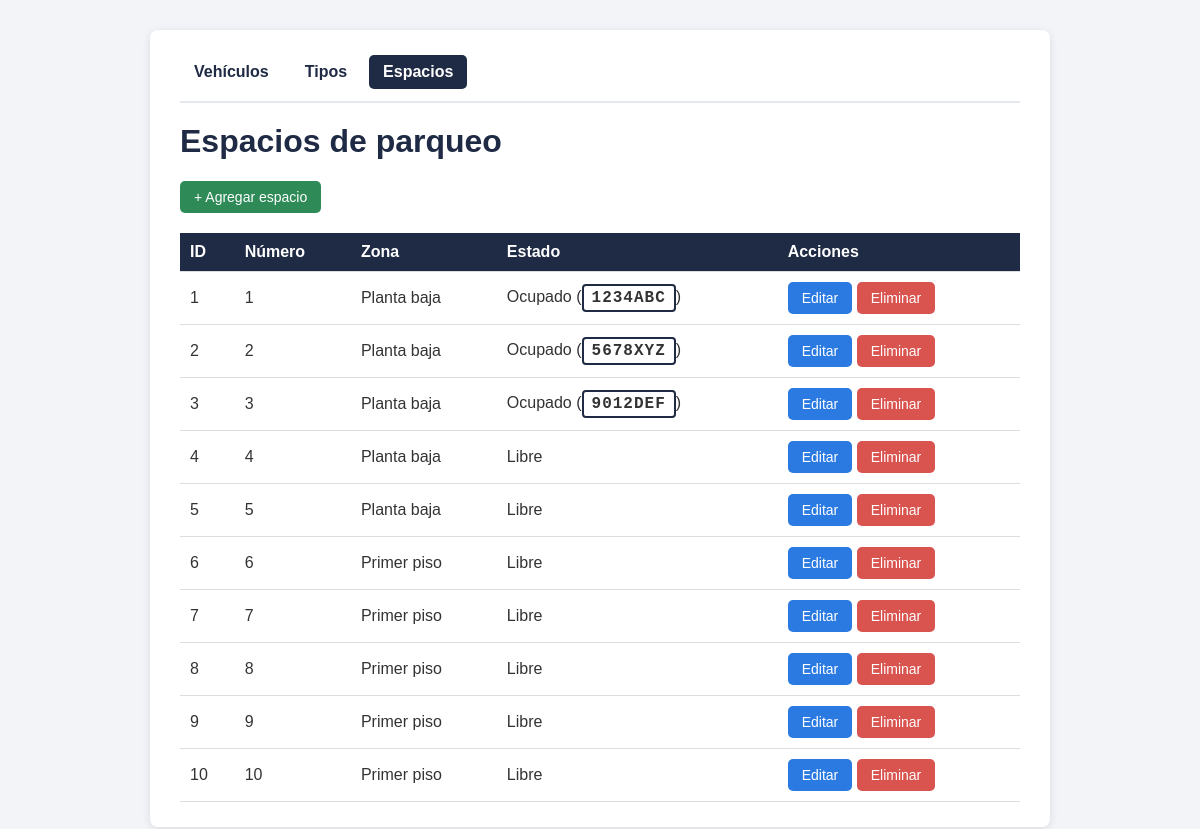
The app's page /index.php?modulo=espacio&accion=index with its own data.
### tables this page shows
CREATE TABLE vehiculo (
    id            INT AUTO_INCREMENT PRIMARY KEY,
    placa         VARCHAR(10)  NOT NULL UNIQUE,
    color         VARCHAR(40)  NOT NULL DEFAULT '',
    modelo        VARCHAR(60)  NOT NULL DEFAULT '',
    propietario   VARCHAR(100) NOT NULL,
    tipo_id       INT          NOT NULL,
    espacio_id    INT          NOT NULL UNIQUE,
    imagenfoto    VARCHAR(255) NOT NULL DEFAULT '',
    fecha_ingreso TIMESTAMP    NOT NULL DEFAULT CURRENT_TIMESTAMP,
    CONSTRAINT fk_vehiculo_tipo    FOREIGN KEY (tipo_id)    REFERENCES tipo_vehiculo(id) ON DELETE RESTRICT ON UPDATE CASCADE,
    CONSTRAINT fk_vehiculo_espacio FOREIGN KEY (espacio_id) REFERENCES espacio(id)       ON DELETE RESTRICT ON UPDATE CASCADE
);

CREATE TABLE espacio (
    id     INT AUTO_INCREMENT PRIMARY KEY,
    numero INT         NOT NULL UNIQUE,
    zona   VARCHAR(50) NOT NULL
);

### controlador/EspacioController.php (called while the page is built, shortened)
<?php
require_once __DIR__ . '/../modelo/Espacio.php';
require_once __DIR__ . '/../modelo/EspacioDao.php';
class EspacioController{
    private $dao;
    public function __construct(){
        $this->dao = new EspacioDao();
    }
    public function index(){
        $espacios = $this->dao->listar();
        require __DIR__ . '/../vista/espacios/index.php';
    }
}

### index.php (called while the page is built, shortened)
<?php
$accion = $_GET['accion'] ?? 'index';
$controlador = new $clase();
$controlador->$accion();

### modelo/EspacioDao.php (called while the page is built, shortened)
<?php
require_once __DIR__ . '/../config/database.php';
require_once __DIR__ . '/Espacio.php';
class EspacioDao
{
    private $conexion;
    public function __construct()
    {
        $database = new Database();
        $this->conexion = $database->getConexion();
    }
    public function listar(){
        $sql = "SELECT e.id, e.numero, e.zona, v.placa
                FROM espacio e
                LEFT JOIN vehiculo v ON v.espacio_id = e.id
                ORDER BY e.numero ASC";
        $stmt = $this->conexion->query($sql);
        $espacios = [];
        while ($fila = $stmt->fetch(PDO::FETCH_ASSOC)) {
            $espacios[] = new Espacio($fila['id'], $fila['numero'], $fila['zona'], $fila['placa']);
        }
        return $espacios;
    }
}

### config/database.php (called while the page is built, shortened)
<?php
class Database
{
    private $host = "127.0.0.1";
    private $puerto = "3306";
    private $db_name = "parqueo";
    private $usuario = "root";
    private $password = "";
    public function getConexion()
    {
        $this->conexion = null;
        try {
            $this->conexion = new PDO(
                "mysql:host=" . $this->host . ";port=" . $this->puerto . ";dbname=" . $this->db_name . ";charset=utf8mb4",
                $this->usuario,
                $this->password
            );
            $this->conexion->setAttribute(PDO::ATTR_ERRMODE, PDO::ERRMODE_EXCEPTION);
        } catch (PDOException $e) {
            die("Error de conexión: " . $e->getMessage());
        }
        return $this->conexion;
    }
}

### modelo/Espacio.php (called while the page is built, shortened)
<?php
class Espacio
{
    private $id;
    private $numero;
    private $zona;
    private $ocupadoPor;
    public function __construct($id = null, $numero = 0, $zona = "", $ocupadoPor = null){
        $this->id = $id;
        $this->numero = $numero;
        $this->zona = $zona;
        $this->ocupadoPor = $ocupadoPor;
    }
    public function getId(){ return $this->id; }
    public function getNumero(){ return $this->numero; }
    public function getZona(){ return $this->zona; }
    public function getOcupadoPor(){ return $this->ocupadoPor; }
}

### vista/espacios/index.php (the view, shortened to what this page needs)
<!DOCTYPE html>
<html lang="es">
<head>
    <link rel="stylesheet" href="public/css/estilos.css">
</head>
<body>
    <div class="contenedor">
        <?php require __DIR__ . '/../partials/menu.php'; ?>
        <h1>Espacios de parqueo</h1>
        <a href="index.php?modulo=espacio&accion=crear" class="boton boton-agregar">+ Agregar espacio</a>
        <?php if (empty($espacios)): ?>
            <p class="mensaje-vacio">Aún no hay espacios registrados.</p>
        <?php else: ?>
            <table>
                <thead>
                    <tr>
                        <th>ID</th>
                        <th>Número</th>
                        <th>Zona</th>
                        <th>Estado</th>
                        <th>Acciones</th>
                    </tr>
                </thead>
                <tbody>
                    <?php foreach ($espacios as $e): ?>
                        <tr>
                            <td><?= (int)$e->getId() ?></td>
                            <td><?= (int)$e->getNumero() ?></td>
                            <td><?= htmlspecialchars($e->getZona()) ?></td>
                            <td>
                                <?php if ($e->getOcupadoPor() !== null): ?>
                                    Ocupado (<span class="placa"><?= htmlspecialchars($e->getOcupadoPor()) ?></span>)
                                <?php else: ?>
                                    Libre
                                <?php endif; ?>
                            </td>
                            <td>
                                <a href="index.php?modulo=espacio&accion=editar&id=<?= (int)$e->getId() ?>"
                                   class="boton boton-editar">Editar</a>
                                <form action="index.php?modulo=espacio&accion=eliminar" method="POST" class="form-inline"
                                      onsubmit="return confirm('¿Seguro que deseas eliminar este espacio?');">
                                    <button type="submit" class="boton boton-eliminar">Eliminar</button>
                                </form>
                            </td>
                        </tr>
                    <?php endforeach; ?>
                </tbody>
            </table>
        <?php endif; ?>
    </div>
</body>
</html>

### public/css/estilos.css (style rules this page uses)
* { box-sizing: border-box; }
body { margin: 0; padding: 30px 15px; font-family: Arial, Helvetica, sans-serif; background-color: #f2f4f7; color: #333; }
.contenedor { max-width: 900px; margin: 0 auto; padding: 25px 30px; background-color: #fff; border-radius: 8px; box-shadow: 0 2px 8px rgba(0, 0, 0, 0.1); }
h1 { margin-top: 0; color: #1f2a44; }
.boton { display: inline-block; padding: 8px 14px; border: none; border-radius: 5px; font-size: 14px; text-decoration: none; color: #fff; cursor: pointer; }
.boton-agregar { background-color: #2e8b57; }
.boton-editar { background-color: #2a7ae2; }
.boton-eliminar { background-color: #d9534f; }
table { width: 100%; margin-top: 20px; border-collapse: collapse; }
th, td { padding: 10px; text-align: left; border-bottom: 1px solid #ddd; vertical-align: middle; }
th { background-color: #1f2a44; color: #fff; }
.placa { display: inline-block; padding: 3px 8px; border: 2px solid #1f2a44; border-radius: 4px; font-family: "Courier New", monospace; font-weight: bold; letter-spacing: 1px; }
.form-inline { display: inline; margin: 0; }

### records on screen
vehiculo: espacio "1", espacio.numero "1", espacio.zona "Planta baja", placa "1234ABC"
vehiculo: espacio "2", espacio.numero "2", espacio.zona "Planta baja", placa "5678XYZ"
vehiculo: espacio "3", espacio.numero "3", espacio.zona "Planta baja", placa "9012DEF"
espacio: id "4", numero "4", zona "Planta baja", shows "Libre"
espacio: id "5", numero "5", zona "Planta baja", shows "Libre"
espacio: id "6", numero "6", zona "Primer piso", shows "Libre"
espacio: id "7", numero "7", zona "Primer piso", shows "Libre"
espacio: id "8", numero "8", zona "Primer piso", shows "Libre"
espacio: id "9", numero "9", zona "Primer piso", shows "Libre"
espacio: id "10", numero "10", zona "Primer piso", shows "Libre"
